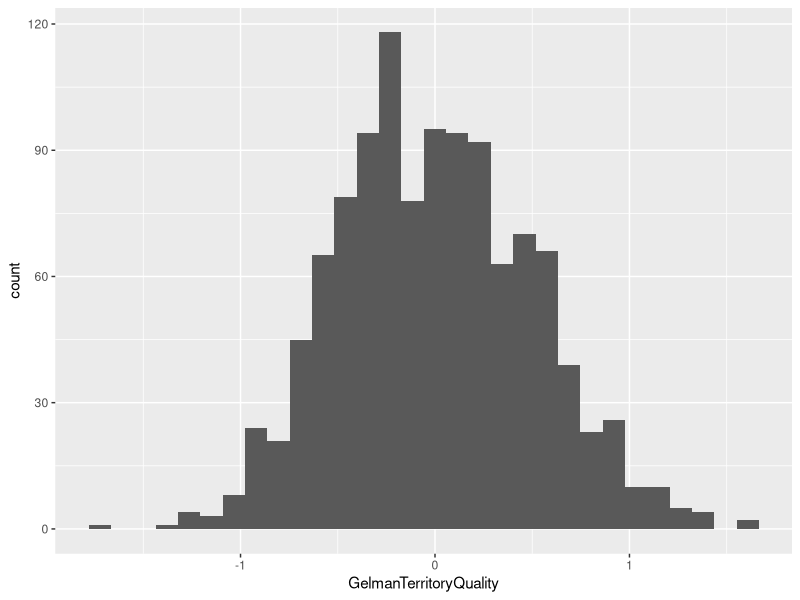
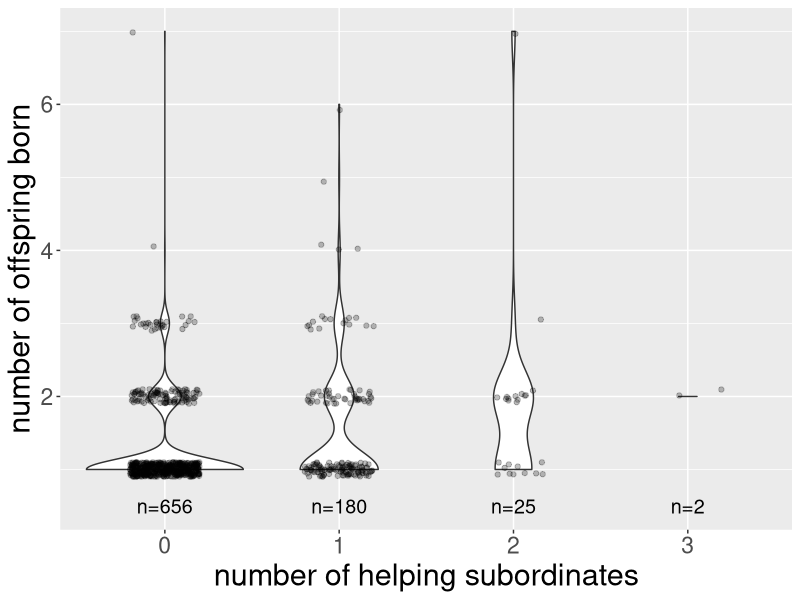
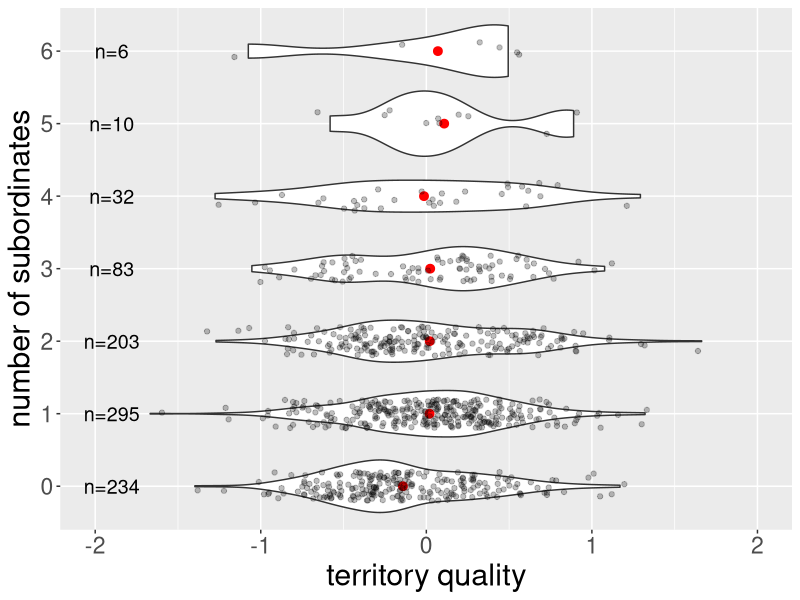
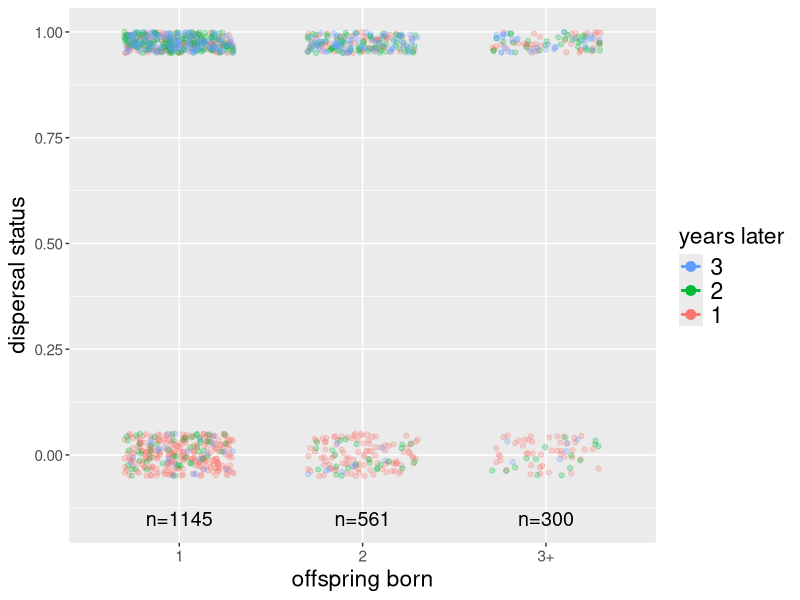
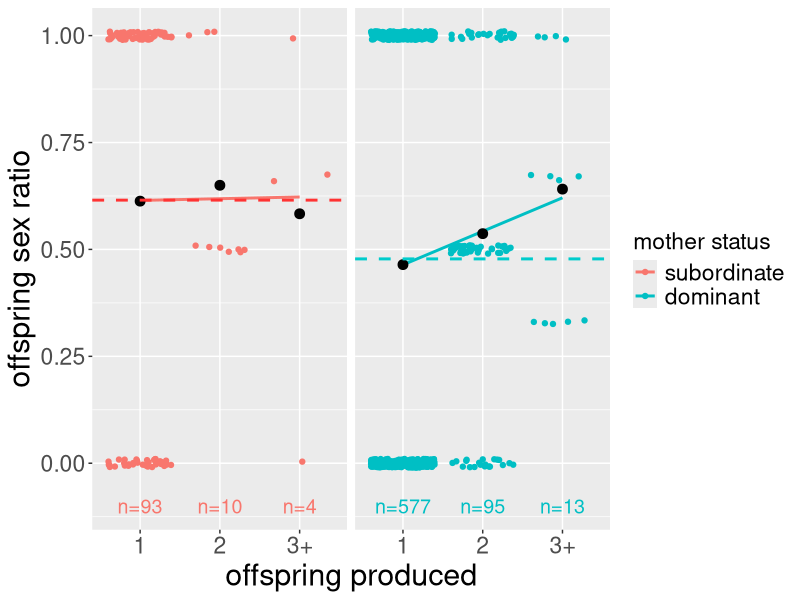

Write the R code that produced these figures, in order.
## ---- chunk 1
library(knitr)
knitr::opts_chunk$set(echo = TRUE)
knitr::opts_chunk$set(tidy.opts = list(width.cutoff = 60), tidy = TRUE)


## ---- chunk 2
setwd("~/Desktop/Seychelles Warblers/MSc_thesis_Kiran_Lee_2021")
library(ggplot2)
library(dplyr)
library(plyr)
library(tidyverse)
library(ggpubr)
library(lme4)
library(readxl)

# territory quality data
YearlyTQData <- read_excel("YearlyTQ.xlsx")
TQ <- read_excel("TQ.xlsx")
TQ<-rename(TQ, c("PeriodYear"="Year"))
TQ<-rename(TQ, c("TQcorrected"="TerritoryQuality"))
TQ<-subset(TQ,  !is.na(TerritoryQuality))
TQ$logTerritoryQuality<-log(TQ$TerritoryQuality)
TQ$GelmanTerritoryQuality<-(TQ$logTerritoryQuality)-(mean(TQ$logTerritoryQuality))/(2*sd(TQ$logTerritoryQuality))  # transform territory quality

#create dataframe with summary stats for each year on territory quality
TQgroupstata<-ddply(TQ, .(Year),summarise,
        MeanTQ= mean(TerritoryQuality),
        RangeTQ=max(TerritoryQuality)-min(TerritoryQuality),
        sdTQ= sd(TerritoryQuality),
        cvTQ= sdTQ/MeanTQ)

# sex ratio data
FullestSexRatioData <- read_excel("FullestSexRatioData.xlsx")
Data <- subset(FullestSexRatioData, !is.na(Year))
Data <- subset(Data, !is.na(Sex))
Data <- subset(Data, !is.na(TerritoryQuality))
Data <- subset(Data, pParentage>0.5) #choose chicks who's parentage is known with higher than half probability
Data$MumID[Data$MumID == "-998"] <- NA
Data$GelmanTerritoryQuality<-(log(Data$TerritoryQuality)-(mean(log(Data$TerritoryQuality))))/(2*sd(log(Data$TerritoryQuality))) # transform territory quality
ggplot(data=Data, aes(x=GelmanTerritoryQuality))+
  geom_histogram() #histogram to see spread of gelman territory quality. looks good


# status of each bird in field season
BirdIDSexYear <- read_excel("BirdIDSexYear.xlsx")

#create dataframe with summary stats per territory and then add this to other dataframes
TerritoryIDGroupStat<-ddply(Data, .(TerritoryID),summarise,
                   MeanTQbetweenyears= mean(TerritoryQuality),
                   RangeTQbetweenyears=max(TerritoryQuality)-min(TerritoryQuality),
                   sdTQbetweenyears= sd(TerritoryQuality),
                   SexRatiobetweenyears= mean(Sex),
                   cvTQbetweenyears= sdTQbetweenyears/MeanTQbetweenyears)
#add cvTQbetweenyears column
Data<-merge(x = Data , y = TerritoryIDGroupStat[ , c("TerritoryID", "cvTQbetweenyears")], by = "TerritoryID", all.x=TRUE)

# subset data so each row is a breedgroup in a field season
TData<-ddply(Data, .(Year, BreedGroupID, TerritoryID, nHelpers, nAB, nABX, nAllAB,nHelpersABX, nAdults,cvTQbetweenyears,nOffspringBreedGroup, FieldPeriodID),summarise, #This subset is important to not pseudoreplicate females offspring sex ratios. It takes the mean sex ratio when clutch size is bigger than 1.
             SexRatio= mean(Sex),
             TerritoryQuality= mean(TerritoryQuality),
             GelmanTerritoryQuality=mean(GelmanTerritoryQuality),
             nFem= length(Sex[Sex=="0"]), # number females per Year and territory ID
             nMale= length(Sex[Sex=="1"]),# number of males per year and territory ID
             nMums=n_distinct(MumID, na.rm = FALSE)
             
) 
#add column of how variable territory qualities are within a year
TData<-merge(x = TData , y = TQgroupstata[ , c("Year", "cvTQ")], by = "Year", all.x=TRUE)
#make breedgroupid a factor
TData$BreedGroupID<- as.factor(TData$BreedGroupID)
#add a column for subordinate non-helpers
TData$NonHelpers<-TData$nAdults - TData$nHelpersABX
#add in the dominant mum and dad id for each breed group
DominantMaleIDSexYear<-subset(BirdIDSexYear, Status=="BrM")
DominantMaleIDSexYear$MaleID<-DominantMaleIDSexYear$BirdID

DominantFemaleIDSexYear<-subset(BirdIDSexYear, Status=="BrF")
DominantFemaleIDSexYear$FemaleID<-DominantFemaleIDSexYear$BirdID

TData<-merge(x = TData, y = DominantMaleIDSexYear[ , c("BreedGroupID", "MaleID")], by = "BreedGroupID", all.x=TRUE)
TData<-merge(x = TData, y = DominantFemaleIDSexYear[ , c("BreedGroupID", "FemaleID")], by = "BreedGroupID", all.x=TRUE)
#add column of how variable a territory's quality is
TData<-merge(x = TData , y = TerritoryIDGroupStat[ , c("TerritoryID", "cvTQbetweenyears")], by = "TerritoryID", all.x=TRUE)
#add column of how variable territory qualities are within a year
TData<-merge(x = TData , y = TQgroupstata[ , c("Year", "cvTQ")], by = "Year", all.x=TRUE)
TData$BreedGroupID<- as.factor(TData$BreedGroupID)


##create dataframe with summary stats for each year on numbers daughters and males and territory quality 
DataGroupStat<-ddply(Data, .(Year),summarise,
                   MeanTQ= mean(TerritoryQuality),
                   RangeTQ=max(TerritoryQuality)-min(TerritoryQuality),
                   sdTQ= sd(TerritoryQuality),
                   OffspringSexRatio= mean(Sex), # mean offspring sex ratio had in that year
                   cvTQ= sdTQ/MeanTQ,
                   nDaughters= length(Sex[Sex=="0"]), # number daughters had in that year
                   nSons= length(Sex[Sex=="1"])) # number sons had in that year




# add fieldperiod start and end dates into dataframes
#first create dataframe with summary stats per fieldperiod
FieldPeriodIDGroupStat<-ddply(BirdIDSexYear, .(FieldPeriodID, PeriodEnd, PeriodStart),summarise,
                              nFem= length(Sex[Sex=="0"]),
                              nMale= length(Sex[Sex=="1"]))
FieldPeriodIDGroupStat$PeriodLength<-FieldPeriodIDGroupStat$PeriodEnd-FieldPeriodIDGroupStat$PeriodStart

Data<-merge(x = Data , y = FieldPeriodIDGroupStat [ , c("FieldPeriodID", "PeriodStart")], by = "FieldPeriodID", all.x=TRUE)
Data<-merge(x = Data , y = FieldPeriodIDGroupStat [ , c("FieldPeriodID", "PeriodEnd")], by = "FieldPeriodID", all.x=TRUE)
Data<-merge(x = Data , y = FieldPeriodIDGroupStat [ , c("FieldPeriodID", "PeriodLength")], by = "FieldPeriodID", all.x=TRUE)
TData<-merge(x = TData , y = FieldPeriodIDGroupStat [ , c("FieldPeriodID", "PeriodLength")], by = "FieldPeriodID", all.x=TRUE)

# create sex ratio data including mum's status
PedigreePlusStatus<- read_excel("PedigreePlusStatus.xlsx")
MumStatus <- subset(PedigreePlusStatus, !is.na(Year))
MumStatus <- subset(MumStatus, !is.na(Sex))
MumStatus <- subset(MumStatus, !is.na(TerritoryQuality))
MumStatus <- subset(MumStatus, pParentage>0.5) #choose chicks who's parentage is known with higher than half probability
MumStatus$MumID <- as.character(MumStatus$MumID)
MumStatus$MumID[MumStatus$MumID == "-998"] <- "NA"
MumStatus$MumID<- as.factor(MumStatus$MumID)
MumStatus$TerritoryQuality<-as.numeric(gsub(",", ".", MumStatus$TerritoryQuality))
MumStatus$GelmanTerritoryQuality<-(log(MumStatus$TerritoryQuality)-(mean(log(MumStatus$TerritoryQuality))))/(2*sd(log(MumStatus$TerritoryQuality)))
#add cvTQbetweenyears column
MumStatus<-merge(x = MumStatus , y = TerritoryIDGroupStat[ , c("TerritoryID", "cvTQbetweenyears")], by = "TerritoryID", all.x=TRUE)
Mumstatusgroupstat<-ddply(MumStatus, .(MumID,BreedGroupID,TerritoryID,GelmanTerritoryQuality,FieldPeriodID,nHelpers, nAB, nABX, nAllAB, nHelpersABX, nAdults,Year,cvTQbetweenyears,Status),summarise,
                    OffspringSexRatio= mean(Sex),
                    nFem= length(Sex[Sex=="0"]), # number females per treatment group
                    nMale= length(Sex[Sex=="1"]))

Mumstatusgroupstat$ClutchSize<-Mumstatusgroupstat$nFem+Mumstatusgroupstat$nMale
Mumstatusgroupstat<-merge(x = Mumstatusgroupstat , y = FieldPeriodIDGroupStat [ , c("FieldPeriodID", "PeriodLength")], by = "FieldPeriodID", all.x=TRUE)
# assign dominancy to mums
MumStatus$StatusBrF<-revalue(MumStatus$Status, c(ABX="NonBrF",H="NonBrF",AB="NonBrF",NSA="NonBrF",SEEN1="NonBrF",SEEN2="NonBrF",NS="NonBrF",OFL="NonBrF",SBR="NonBrF",TBRF="NonBrF"))
Mumstatusgroupstat$Dominant<-Mumstatusgroupstat$Status
Mumstatusgroupstat$Dominant[Mumstatusgroupstat$Status!="BrF"] <- 0
Mumstatusgroupstat$Dominant[Mumstatusgroupstat$Status=="BrF"] <- 1
Mumstatusgroupstat$NonHelpers<-Mumstatusgroupstat$nAdults - Mumstatusgroupstat$nHelpersABX
Mumstatusgroupstat$Dominant<-as.factor(Mumstatusgroupstat$Dominant)

#mum group stat. My dataset contains 995 mums and 1034 dads.
Mumgroupstat<-ddply(Data, .(MumID,BreedGroupID,GelmanTerritoryQuality,nHelpers, nAB, nABX, nAllAB,nHelpersABX, nAdults,Year,cvTQbetweenyears,PeriodLength),summarise,
                          OffspringSexRatio= mean(Sex),
                          nFem= length(Sex[Sex=="0"]), # number females per treatment group
                          nMale= length(Sex[Sex=="1"]))

#how many unique breeding events? 396 (when not including -998 who are NA mums)
length(unique(unlist(Mumgroupstat[c("MumID")])))

Mumgroupstat$ClutchSize<-Mumgroupstat$nFem+Mumgroupstat$nMale

#creating dataframes to study dispersal over subsequent years
Data$YearLater<-Data$Year+1
Data$TwoYearsLater<-Data$Year+2
Data$ThreeYearsLater<-Data$Year+3

#merge status column in BirdIDSexYear if the Year matches YearLater and if BirdID matches ChickID. Here I am basically creating three dataframes where for each bird, there is data on its status after one year (TrialMergeData), two years(TrialMergeData2) or three years (TrialMergeData3)
TrialMergeData = merge(Data, BirdIDSexYear, by.x=c("YearLater", "ChickID"), by.y=c("Year", "BirdID"))
TrialMergeData2 = merge(Data, BirdIDSexYear, by.x=c("TwoYearsLater", "ChickID"), by.y=c("Year","BirdID"))
TrialMergeData3 = merge(Data, BirdIDSexYear, by.x=c("ThreeYearsLater", "ChickID"), by.y=c("Year","BirdID"))

TrialMergeData$MumID<-as.factor(TrialMergeData$MumID)
TrialMergeData2$MumID<-as.factor(TrialMergeData2$MumID)
TrialMergeData3$MumID<-as.factor(TrialMergeData3$MumID)
Mumgroupstat$MumID<-as.factor(Mumgroupstat$MumID)

TrialMergeData$BreedGroupID<-TrialMergeData$BreedGroupID.x
TrialMergeData$BreedGroupID<-as.factor(TrialMergeData$BreedGroupID)
TrialMergeData2$BreedGroupID<-TrialMergeData2$BreedGroupID.x
TrialMergeData2$BreedGroupID<-as.factor(TrialMergeData2$BreedGroupID)
TrialMergeData3$BreedGroupID<-TrialMergeData3$BreedGroupID.x
TrialMergeData3$BreedGroupID<-as.factor(TrialMergeData3$BreedGroupID)
Mumgroupstat$BreedGroupID<-as.factor(Mumgroupstat$BreedGroupID)


TrialMergeData<-left_join(TrialMergeData, Mumgroupstat, by=c('MumID'='MumID', 'Year'='Year', 'BreedGroupID'='BreedGroupID'))
TrialMergeData2<-left_join(TrialMergeData2, Mumgroupstat, by=c('MumID'='MumID', 'Year'='Year', 'BreedGroupID'='BreedGroupID'))
TrialMergeData3<-left_join(TrialMergeData3, Mumgroupstat, by=c('MumID'='MumID', 'Year'='Year', 'BreedGroupID'='BreedGroupID'))

#remove NAs 
TrialMergeData$MumID[TrialMergeData$MumID == "NA"] <- NA
TrialMergeData$DadID[TrialMergeData$DadID == -998] <- NA
TrialMergeData<-subset(TrialMergeData, !is.na(MumID))
# assign ranks (1-15) to individuals based on their status
TrialMergeData$RankedStatus<-recode(TrialMergeData$Status, "CH"=1,"BrF" = 1, "BrM" = 1, "H"=2, "OFL" = 3, "FL" = 4, "ABX" = 5, "AB" = 6, "FLOAT" = 7, "SEEN2" = 8, "SEEN1" = 9, "TBRF" = 10, "TBRM" = 10, "U" = 11, "SBR" = 12, "B"=13,"NSA"=14, "NS"=15)

#select chicks whose rank the next year is "highest" if the same chick occurs twice
TrialMergeData<-TrialMergeData %>%
  group_by(ChickID, BreedGroupID, FieldPeriodID.x, Sex.x, YearLater, nOffspringBreedGroup, nAdults.x) %>%
  slice(which.min(RankedStatus))



#remove NAs 
TrialMergeData2$MumID[TrialMergeData2$MumID == "NA"] <- NA
TrialMergeData2$DadID[TrialMergeData2$DadID == -998] <- NA
TrialMergeData2<-subset(TrialMergeData2, !is.na(MumID))
# assign ranks (1-15) to individuals based on their status
TrialMergeData2$RankedStatus<-recode(TrialMergeData2$Status, "CH"=1,"BrF" = 1, "BrM" = 1, "H"=2, "OFL" = 3, "FL" = 4, "ABX" = 5, "AB" = 6, "FLOAT" = 7, "SEEN2" = 8, "SEEN1" = 9, "TBRF" = 10, "TBRM" = 10, "U" = 11, "SBR" = 12, "B"=13,"NSA"=14, "NS"=15)

#select chicks whose rank in two years is "highest" if the same chick occurs twice
TrialMergeData2<-TrialMergeData2 %>%
  group_by(ChickID, BreedGroupID, FieldPeriodID.x, Sex.x, YearLater, nOffspringBreedGroup, nAdults.x) %>%
  slice(which.min(RankedStatus))


#remove NAs 
TrialMergeData3$MumID[TrialMergeData3$MumID == "NA"] <- NA
TrialMergeData3$DadID[TrialMergeData3$DadID == -998] <- NA
TrialMergeData3<-subset(TrialMergeData3, !is.na(MumID))
# assign ranks (1-15) to individuals based on their status
TrialMergeData3$RankedStatus<-recode(TrialMergeData3$Status, "CH"=1,"BrF" = 1, "BrM" = 1, "H"=2, "OFL" = 3, "FL" = 4, "ABX" = 5, "AB" = 6, "FLOAT" = 7, "SEEN2" = 8, "SEEN1" = 9, "TBRF" = 10, "TBRM" = 10, "U" = 11, "SBR" = 12, "B"=13,"NSA"=14, "NS"=15)

#select chicks whose rank in three years is "highest" if the same chick occurs twice
TrialMergeData3<-TrialMergeData3 %>%
  group_by(ChickID, BreedGroupID, FieldPeriodID.x, Sex.x, YearLater, nOffspringBreedGroup, nAdults.x) %>%
  slice(which.min(RankedStatus))

#add a column for whether they remain on territory or not
TrialMergeData$DispersalStatus<-if_else( TrialMergeData$TerritoryID.x==TrialMergeData$TerritoryID.y, 0, 1)
TrialMergeData2$DispersalStatus<-if_else( TrialMergeData2$TerritoryID.x==TrialMergeData2$TerritoryID.y, 0, 1)
TrialMergeData3$DispersalStatus<-if_else( TrialMergeData3$TerritoryID.x==TrialMergeData3$TerritoryID.y, 0, 1)

#add columns to each dataframe specifying the number of years later for the data of the chick
TrialMergeData$YearsLater<-(TrialMergeData$YearLater/TrialMergeData$YearLater)
TrialMergeData2$YearsLater<-(TrialMergeData2$YearLater/TrialMergeData2$YearLater)+1
TrialMergeData3$YearsLater<-(TrialMergeData3$YearLater/TrialMergeData3$YearLater)+2
TrialMergeData$DispersalStatusOneYear<-TrialMergeData$DispersalStatus
TrialMergeData2$DispersalStatusTwoYears<-TrialMergeData2$DispersalStatus
TrialMergeData3$DispersalStatusThreeYears<-TrialMergeData3$DispersalStatus
TrialMergeData$BreedingStatusOneYear<-TrialMergeData$Status
TrialMergeData2$BreedingStatusTwoYears<-TrialMergeData2$Status
TrialMergeData3$BreedingStatusThreeYears<-TrialMergeData3$Status

# merging relevant data from each TrialMergeData into one dataframe where $YearsLater identifies the number of years since the data is based on
OneYearLater<-data.frame(TrialMergeData$ChickID,TrialMergeData$MumID,TrialMergeData$DadID, TrialMergeData$Sex.x, TrialMergeData$Status,TrialMergeData$DispersalStatus, TrialMergeData$YearsLater, TrialMergeData$nOffspringBreedGroup, TrialMergeData$ClutchSize,TrialMergeData$nAllAB.x,TrialMergeData$nAdults.x,TrialMergeData$BreedGroupID,TrialMergeData$TerritoryID.x,TrialMergeData$GelmanTerritoryQuality.x,TrialMergeData$TerritoryID.y,TrialMergeData$FieldPeriodID.y,TrialMergeData$FieldPeriodID.x,TrialMergeData$YearLater)
TwoYearLater<-data.frame(TrialMergeData2$ChickID,TrialMergeData2$MumID,TrialMergeData2$DadID, TrialMergeData2$Sex.x, TrialMergeData2$Status,TrialMergeData2$DispersalStatus, TrialMergeData2$YearsLater, TrialMergeData2$nOffspringBreedGroup, TrialMergeData2$ClutchSize, TrialMergeData2$nAllAB.x,TrialMergeData2$nAdults.x,TrialMergeData2$BreedGroupID,TrialMergeData2$TerritoryID.x,TrialMergeData2$GelmanTerritoryQuality.x,TrialMergeData2$TerritoryID.y,TrialMergeData2$FieldPeriodID.y,TrialMergeData2$FieldPeriodID.x,TrialMergeData2$YearLater)
ThreeYearLater<-data.frame(TrialMergeData3$ChickID,TrialMergeData3$MumID,TrialMergeData3$DadID, TrialMergeData3$Sex.x, TrialMergeData3$Status,TrialMergeData3$DispersalStatus, TrialMergeData3$YearsLater, TrialMergeData3$nOffspringBreedGroup, TrialMergeData3$ClutchSize,TrialMergeData3$nAllAB.x, TrialMergeData3$nAdults.x,TrialMergeData3$BreedGroupID,TrialMergeData3$TerritoryID.x,TrialMergeData3$GelmanTerritoryQuality.x,TrialMergeData3$TerritoryID.y,TrialMergeData3$FieldPeriodID.y,TrialMergeData3$FieldPeriodID.x,TrialMergeData3$YearLater)

#tidy up the spaces and fullstops in the column headings
names(OneYearLater) <- gsub(x = names(OneYearLater),
                            pattern = "\\.",
                            replacement = " ")
names(TwoYearLater) <- gsub(x = names(TwoYearLater),
                            pattern = "\\.",
                            replacement = " ")
names(ThreeYearLater) <- gsub(x = names(ThreeYearLater),
                            pattern = "\\.",
                            replacement = " ")

OneYearLater<-rename(OneYearLater, c("TrialMergeData ChickID"="ChickID",
                                     "TrialMergeData MumID"="MumID",
                                     "TrialMergeData DadID"="DadID",
                                     "TrialMergeData Sex x"="Sex",
                     "TrialMergeData Status"="BreedingStatus",
                     "TrialMergeData DispersalStatus"="DispersalStatus",
                     "TrialMergeData YearsLater"="YearsLater",
                     "TrialMergeData nOffspringBreedGroup"="nOffspringBreedGroup",
                     "TrialMergeData ClutchSize"="ClutchSize",
                     "TrialMergeData nAllAB x"="nAllABx",
                     "TrialMergeData nAdults x"="nAdults",
                     "TrialMergeData BreedGroupID"="BreedGroupID",
                     "TrialMergeData TerritoryID x"="TerritoryIDx",
                     "TrialMergeData GelmanTerritoryQuality x"="GelmanTerritoryQuality",
                     "TrialMergeData TerritoryID y"="TerritoryIDy",
                     "TrialMergeData FieldPeriodID y"="FieldPeriody",
                     "TrialMergeData FieldPeriodID x"="FieldPeriodx",
                     "TrialMergeData YearLater"="YearLater"))
TwoYearLater<-rename(TwoYearLater, c("TrialMergeData2 ChickID"="ChickID",
                                     "TrialMergeData2 MumID"="MumID",
                                     "TrialMergeData2 DadID"="DadID",
                                     "TrialMergeData2 Sex x"="Sex",
                                     "TrialMergeData2 Status"="BreedingStatus",
                                     "TrialMergeData2 DispersalStatus"="DispersalStatus",
                                     "TrialMergeData2 YearsLater"="YearsLater",
                                     "TrialMergeData2 nOffspringBreedGroup"="nOffspringBreedGroup",
                                     "TrialMergeData2 ClutchSize"="ClutchSize",
                                     "TrialMergeData2 BreedGroupID"="BreedGroupID",
                                     "TrialMergeData2 TerritoryID x"="TerritoryIDx",
                                     "TrialMergeData2 GelmanTerritoryQuality x"="GelmanTerritoryQuality",
                                     "TrialMergeData2 TerritoryID y"="TerritoryIDy",
                                     "TrialMergeData2 FieldPeriodID y"="FieldPeriody",
                                     "TrialMergeData2 FieldPeriodID x"="FieldPeriodx",
                                     "TrialMergeData2 nAllAB x"="nAllABx",
                                     "TrialMergeData2 nAdults x"="nAdults",
                                     "TrialMergeData2 YearLater"="YearLater"))
ThreeYearLater<-rename(ThreeYearLater, c("TrialMergeData3 ChickID"="ChickID",
                                         "TrialMergeData3 MumID"="MumID",
                                         "TrialMergeData3 DadID"="DadID",
                                     "TrialMergeData3 Sex x"="Sex",
                                     "TrialMergeData3 Status"="BreedingStatus",
                                     "TrialMergeData3 DispersalStatus"="DispersalStatus",
                                     "TrialMergeData3 YearsLater"="YearsLater",
                                     "TrialMergeData3 nOffspringBreedGroup"="nOffspringBreedGroup",
                                     "TrialMergeData3 ClutchSize"="ClutchSize",
                                     "TrialMergeData3 BreedGroupID"="BreedGroupID",
                                     "TrialMergeData3 TerritoryID x"="TerritoryIDx",
                                     "TrialMergeData3 GelmanTerritoryQuality x"="GelmanTerritoryQuality",
                                     "TrialMergeData3 TerritoryID y"="TerritoryIDy",
                                     "TrialMergeData3 FieldPeriodID y"="FieldPeriody",
                                     "TrialMergeData3 FieldPeriodID x"="FieldPeriodx",
                                     "TrialMergeData3 nAllAB x"="nAllABx",
                                     "TrialMergeData3 nAdults x"="nAdults",
                                     "TrialMergeData3 YearLater"="YearLater"))

AllYearLater<-bind_rows(OneYearLater, TwoYearLater, ThreeYearLater)
#rank status to numbers so that we can exclude those not seen and not known to be alive
AllYearLater$RankedStatus<-AllYearLater$BreedingStatus
AllYearLater$RankedStatus<-recode(AllYearLater$RankedStatus, "CH"=1,"BrF" = 1, "BrM" = 1, "H"=2, "OFL" = 3, "FL" = 4, "ABX" = 5, "AB" = 6, "FLOAT" = 7, "SEEN2" = 8, "SEEN1" = 9, "TBRF" = 10, "TBRM" = 10, "U" = 11, "SBR" = 12, "B"=13,"NSA"=14, "NS"=15)
AllYearLater$BreedGroupSize<-AllYearLater$nAdults+AllYearLater$nOffspringBreedGroup
AllYearLater<-subset(AllYearLater, RankedStatus<14) #remove chicks listed as "NS (not seen) and NSA (not seen known to be alive)




## ---- chunk 3
mean(Data$pParentage)
sd(Data$pParentage, na.rm=TRUE) /  
  sqrt(length(Data$pParentage[!is.na(Data$pParentage)]))
nrow(Data)
## ---- chunk 4
table(AllYearLater$YearsLater, AllYearLater$DispersalStatus)

## ---- chunk 5
table(Mumgroupstat$ClutchSize)
mean(Mumgroupstat$ClutchSize)
sd(Mumgroupstat$ClutchSize, na.rm=TRUE) /  
  sqrt(length(Mumgroupstat$ClutchSize[!is.na(Mumgroupstat$ClutchSize)]))
## ---- chunk 6
table(MumStatus$StatusBrF)
## ---- chunk 7
mean(TData$nOffspringBreedGroup)
sd(TData$nOffspringBreedGroup, na.rm=TRUE) /  
  sqrt(length(TData$nOffspringBreedGroup[!is.na(TData$nOffspringBreedGroup)]))
## ---- chunk 8
#Territories with more helpers have larger clutches visually
table(TData$nHelpers)

ggplot(data=subset(TData), aes(x=factor(nHelpers), y=nOffspringBreedGroup))+
 geom_violin() +
  stat_summary(fun.data=mean_sdl, mult=1, 
                 geom="pointrange", color="red")+
  geom_jitter(alpha = .25, width = .2, height = 0.1) +
  ylim(1,7)+ 
  labs(x= "number of helping subordinates", y="number of offspring born")+
  theme(axis.title.x = element_text(size = rel(2)),
        axis.title.y = element_text(size = rel(2)),
        axis.text =element_text(size = rel(1.5)))+
  annotate("text", size=5,y = 0.5, x = 1, label = "n=656")+
  annotate("text",size=5, y = 0.5, x = 2, label = "n=180")+
  annotate("text", size=5, y = 0.5, x = 3, label = "n=25")+
  annotate("text", size=5,y = 0.5, x =4, label = "n=2")+
  ylim(0.5,7)

mm<-glmer(nOffspringBreedGroup ~ GelmanTerritoryQuality +nHelpers + NonHelpers +PeriodLength + (1|TerritoryID) + (1|FieldPeriodID)+ (1|MaleID)+ (1|FemaleID), data=TData, family=poisson)
summary(mm)
drop1(mm, test="Chisq")
## ---- chunk 9
mmm<-glmer(nAdults~GelmanTerritoryQuality + (1|FieldPeriodID) + (1|TerritoryID) + (1|MaleID) + (1|FemaleID), data=TData, family=poisson)
summary(mmm)
drop1(mmm, test="Chisq")

ggplot(data=TData, aes(x=factor(nAdults) , y=GelmanTerritoryQuality))+
  geom_violin() + coord_flip() +
  stat_summary(fun.y=mean, mult=1, 
               geom="pointrange", color="red")+
  geom_jitter(alpha = .25, width = .2, height = 0.1)+
  labs(x= "number of subordinates", y="territory quality")+
  theme(axis.title.x = element_text(size = rel(2)),
        axis.title.y = element_text(size = rel(2)),
        axis.text =element_text(size = rel(1.5)))+
  annotate("text", size=5,y = -1.9, x = 7, label = "n=6")+
  annotate("text",size=5, y = -1.9, x = 6, label = "n=10")+
  annotate("text", size=5, y = -1.9, x = 5, label = "n=32")+
  annotate("text", size=5,y = -1.9, x =4, label = "n=83")+
  annotate("text",size=5, y = -1.9, x = 3, label = "n=203")+
  annotate("text", size=5, y = -1.9, x = 2, label = "n=295")+
  annotate("text", size=5, y = -1.9, x = 1, label = "n=234")+ ylim(-2.01,2.01)
## ---- chunk 10
mmm<-glmer(ClutchSize ~ GelmanTerritoryQuality+nHelpers+Dominant +  NonHelpers+ PeriodLength + (1|TerritoryID) + (1|MumID), data=subset(Mumstatusgroupstat), family=poisson)

summary(mmm)
## ---- chunk 11
table(AllYearLater$YearsLater, AllYearLater$DispersalStatus)

## ---- chunk 12
m2<-glmer(DispersalStatus~Sex+GelmanTerritoryQuality+nOffspringBreedGroup*YearsLater+nAdults+(1|BreedGroupID)+(1|FieldPeriodx)+(1|TerritoryIDx)+(1|MumID)+(1|DadID), data=AllYearLater, family = binomial)
summary(m2)



AllYearLater$nOffspringBreedGroupMerged<-AllYearLater$nOffspringBreedGroup
AllYearLater$nOffspringBreedGroupMerged[AllYearLater$nOffspringBreedGroupMerged>2]<-"3+"

ggplot(data=subset(AllYearLater, YearsLater!=0), aes(x=factor(nOffspringBreedGroupMerged), y=(DispersalStatus), color=factor(YearsLater))) + 
  stat_summary(fun.data=mean_sdl, mult=1, 
               geom="point",line="dotted", size=3)+
  stat_summary(aes(group=1, color=factor(YearsLater)),fun.data=mean_sdl, mult=1, 
               geom="line")+
  geom_jitter(alpha=0.25,width=0.3,height=0.05)+ 
  geom_smooth(method='lm', se=F)+ ylim(-0.15,1) + 
  labs(x= "offspring born", y="dispersal status",color = "years later") +
  theme(legend.direction = "vertical")+
  guides(color = guide_legend(reverse=TRUE)) +
  theme(axis.title.x = element_text(size = rel(1.5)),
        axis.title.y = element_text(size = rel(1.5)),
        axis.text =element_text(size = rel(1)),
        legend.text = element_text(size = rel(1.5)),
        legend.title = element_text(size = rel(1.5)))+
  theme(legend.background=element_blank())+
  annotate("text", size=5,x = 1, y = -0.15, label = "n=1145")+
  annotate("text",size=5, x = 2, y = -0.15, label = "n=561")+
  annotate("text", size=5, x = 3, y = -0.15, label = "n=300")
  

## ---- chunk 13
AllYearLater$Dominant<-AllYearLater$RankedStatus
AllYearLater$Dominant[AllYearLater$RankedStatus==1] <- 1
AllYearLater$Dominant[AllYearLater$RankedStatus>1] <- 0
m<-glmer(Dominant ~ Sex + GelmanTerritoryQuality+ nOffspringBreedGroup +nAllABx+ (1|TerritoryIDx) +(1|FieldPeriodx) + (1|MumID) +(1|DadID), data=AllYearLater, family=binomial)
summary(m)
## ---- chunk 14
table(AllYearLater$YearsLater, AllYearLater$Dominant,AllYearLater$Sex)
241/(241+28) # sons
198/(198+41) # daughters
## ---- chunk 15
summary(m)
## ---- chunk 16
m<-glmer(cbind(nMale,nFem)~ClutchSize+Dominant+GelmanTerritoryQuality +nHelpers + cvTQbetweenyears + (1|MumID) + (1|FieldPeriodID) + (1|TerritoryID), data=subset(Mumstatusgroupstat, !is.na(cvTQbetweenyears)), family=binomial)
summary(m)

Mumstatusgroupstat$ClutchSizeMerged<-Mumstatusgroupstat$ClutchSize
Mumstatusgroupstat$ClutchSizeMerged[Mumstatusgroupstat$ClutchSizeMerged>2]<-"3+"
lables <- c("1" = "Dominant", "0" = "Subordinate")
dat_text <- data.frame(
  Dominant = c("1", "1", "1", "0","0","0"),
  lables = c( "n=577","n=95","n=13","n=93", "n=10", "n=4"),
  x     = c(1, 2,3,1,2,3),
  y     = c(-0.1, -0.1, -0.1,-0.1,-0.1,-0.1)
)
ggplot(subset(Mumstatusgroupstat), aes(x=ClutchSizeMerged, y=OffspringSexRatio,color=Dominant, group=Dominant)) +
  geom_jitter(width=0.4,height=0.01)+
  geom_smooth(method = lm, se=F) + 
  stat_summary(
    geom = "point",
    fun.y = "mean",
    col = "black",
    size = 3,
    shape = 21,
    fill = "black"
  ) + 
  facet_grid(col=vars(Dominant), labeller=labeller(Dominant = lables))+
  geom_hline(data=filter(Mumstatusgroupstat, Status=="BrF"), 
          aes(yintercept=mean(Mumstatusgroupstat$OffspringSexRatio[Mumstatusgroupstat$Status=="BrF"])), 
          linetype="dashed", 
          size=1, width=0.5, 
          colour="#00CCCC") + 
  geom_hline(data=filter(Mumstatusgroupstat, Status!="BrF"), 
          aes(yintercept=mean(Mumstatusgroupstat$OffspringSexRatio[Mumstatusgroupstat$Status!="BrF"])),
          linetype="dashed", 
          size=1, width=0.5,
          colour="#FF3333") + 
  labs(x = "offspring produced", y = "offspring sex ratio")+
  theme(axis.title.x = element_text(size = rel(2)),
        axis.title.y = element_text(size = rel(2)),
        axis.text =element_text(size = rel(1.5)),
        legend.title =element_text(size = rel(1.5)),
        legend.text =element_text(size = rel(1.5) ),
        strip.background = element_blank(),
        strip.text.x = element_blank())+ 
  scale_color_discrete(name = "mother status",breaks=c("0", "1"), labels = c("subordinate", "dominant"))+
  geom_text(size=5,data = dat_text, aes(x = x,  y = y, label = lables), show.legend = FALSE)
## ---- chunk 17
binom.test(x=78, n=126, p = 1/2,
           alternative = "two.sided")
